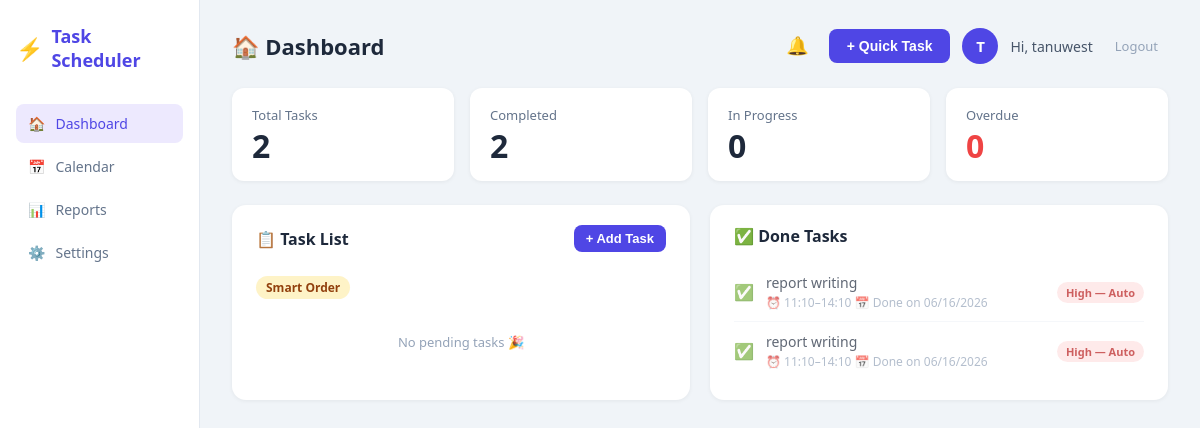
Page /dashboard (signed in) on the earlier database version.
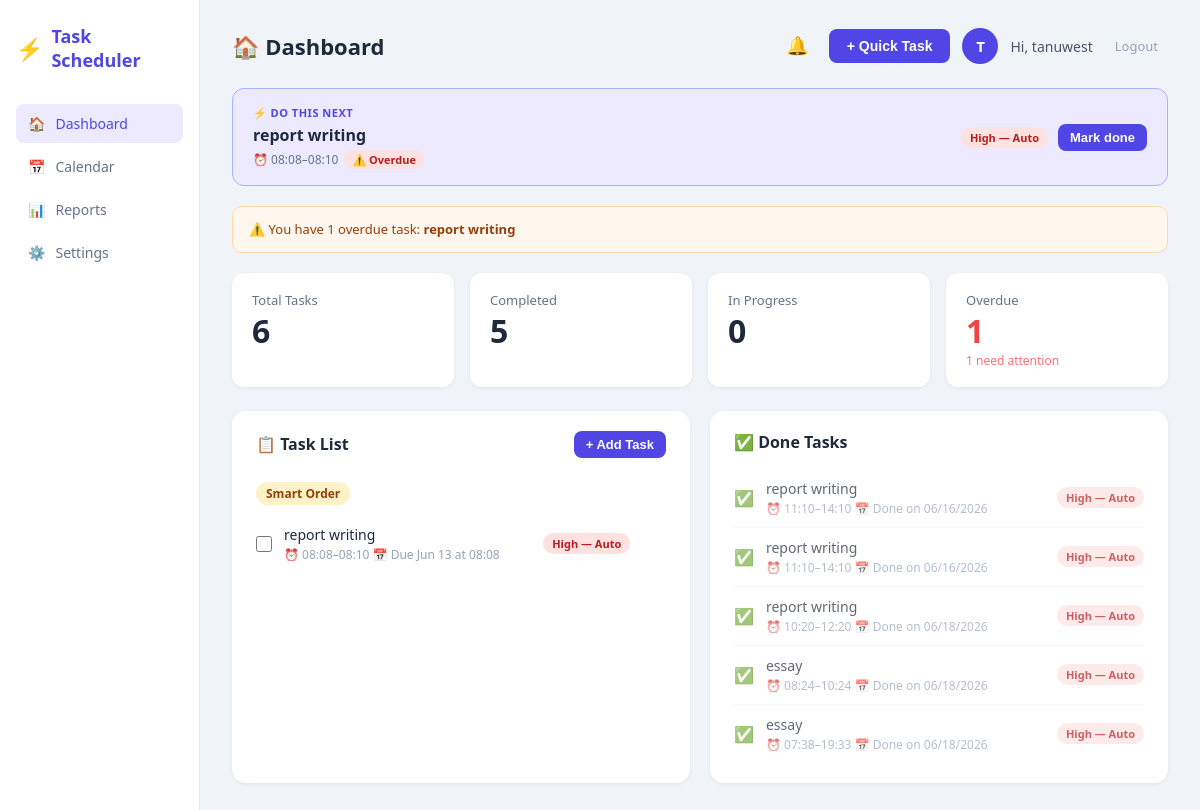
Same page on the later database version.
### models.py (models this page shows)
class User(UserMixin, db.Model):
    id = db.Column(db.Integer, primary_key=True)
    username = db.Column(db.String(80), unique=True, nullable=False)
    email = db.Column(db.String(120), unique=True, nullable=False)
    password = db.Column(db.String(200), nullable=False)
    tasks = db.relationship('Task', backref='user', lazy=True)

class Task(db.Model):
    id = db.Column(db.Integer, primary_key=True)
    title = db.Column(db.String(200), nullable=False)
    description = db.Column(db.Text, default='')
    priority = db.Column(db.String(10), default='Medium')
    status = db.Column(db.String(20), default='Pending')
    due_date = db.Column(db.DateTime, nullable=True)
    deadline_time = db.Column(db.String(10), default='')
    start_time = db.Column(db.String(10), default='')
    end_time = db.Column(db.String(10), default='')
    created_at = db.Column(db.DateTime, default=datetime.utcnow)
    completed_at = db.Column(db.DateTime, nullable=True)
    is_recurring = db.Column(db.Boolean, default=False)
    recur_type = db.Column(db.String(20), default='')
    user_id = db.Column(db.Integer, db.ForeignKey('user.id'), nullable=False)

### routes.py (the view)
@main.route('/')
@main.route('/dashboard')
@login_required
def dashboard():
    tasks = Task.query.filter_by(user_id=current_user.id).all()
    total = len(tasks)
    completed = len([t for t in tasks if t.status == 'Done'])
    in_progress = len([t for t in tasks if t.status == 'In Progress'])
    overdue_tasks = get_overdue_tasks(tasks)
    overdue = len(overdue_tasks)
    today_tasks = get_todays_tasks(tasks)
    done_tasks = [t for t in tasks if t.status == 'Done']
    next_task = get_next_task(tasks)
    workload = analyze_workload(tasks)
    smart_order = prioritize_tasks(tasks)
    return render_template('dashboard.html',
        tasks=tasks,
        smart_order=smart_order,
        today_tasks=today_tasks,
        done_tasks=done_tasks,
        next_task=next_task,
        workload=workload,
        overdue_tasks=overdue_tasks,
        total=total,
        completed=completed,
        in_progress=in_progress,
        overdue=overdue,
        now=datetime.utcnow()
    )

### app.py (called while the page is built)
@login_manager.user_loader
def load_user(user_id):
    return User.query.get(int(user_id))

### scheduler.py (called while the page is built)
def calculate_duration_minutes(start_time, end_time):
    try:
        sh, sm = map(int, start_time.split(':'))
        eh, em = map(int, end_time.split(':'))
        return (eh * 60 + em) - (sh * 60 + sm)
    except:
        return 60

def score(task):
    priority_weight = {'High': 30, 'Medium': 20, 'Low': 10}
    p = priority_weight.get(task.priority, 10)
    urgency = 0
    if task.due_date:
        hours_left = (task.due_date - datetime.utcnow()).total_seconds() / 3600
        if hours_left < 0:
            urgency = 50
        elif hours_left < 24:
            urgency = 40
        elif hours_left < 48:
            urgency = 30
        elif hours_left < 168:
            urgency = 15
        else:
            urgency = 5
    duration = calculate_duration_minutes(task.start_time, task.end_time)
    if duration <= 30:
        duration_bonus = 5
    elif duration <= 60:
        duration_bonus = 3
    else:
        duration_bonus = 0
    days_old = (datetime.utcnow() - task.created_at).days
    age_bonus = min(days_old, 10)
    return p + urgency + duration_bonus + age_bonus

def prioritize_tasks(tasks):
    pending = [t for t in tasks if t.status != 'Done']
    pending.sort(key=lambda t: (
        -score(t),
        t.due_date or datetime.max,
        calculate_duration_minutes(t.start_time, t.end_time),
        t.created_at
    ))
    return pending

def get_todays_tasks(tasks):
    today = datetime.utcnow().date()
    pending = [t for t in tasks if t.status != 'Done']
    return [t for t in pending if t.due_date and t.due_date.date() == today]

def get_overdue_tasks(tasks):
    now = datetime.utcnow()
    return [
        t for t in tasks
        if t.status != 'Done' and t.due_date and t.due_date < now
    ]

def get_next_task(tasks):
    prioritized = prioritize_tasks(tasks)
    return prioritized[0] if prioritized else None

### templates/dashboard.html (shortened to what this page needs)
{% extends "base.html" %}
{% block page_title %}🏠 Dashboard{% endblock %}
{% block content %}
{% if next_task %}
<div class="smart-banner">
  <div class="smart-banner-left">
    <span class="smart-label">⚡ Do this next</span>
    <span class="smart-title">{{ next_task.title }}</span>
    <span class="smart-meta">
      {% if next_task.start_time %}⏰ {{ next_task.start_time }}–{{ next_task.end_time }}  {% endif %}
      {% if next_task.due_date %}
        {% set hours_left = ((next_task.due_date - now).total_seconds() / 3600)|int %}
        {% if hours_left < 0 %}
          <span class="urgent-tag">⚠️ Overdue</span>
        {% elif hours_left < 24 %}
          <span class="urgent-tag">🔥 Due in {{ hours_left }}h</span>
        {% else %}
          📅 Due {{ next_task.due_date.strftime('%b %d') }}
        {% endif %}
      {% endif %}
    </span>
  </div>
  <div class="smart-banner-right">
    <span class="badge badge-{{ next_task.priority.lower() }}">{{ next_task.priority }} — Auto</span>
    <button class="btn-primary small" onclick="markDone({{ next_task.id }}, this)">Mark done</button>
  </div>
</div>
{% endif %}
{% if overdue_tasks %}
<div class="overdue-banner">
  ⚠️ You have {{ overdue_tasks|length }} overdue task{{ 's' if overdue_tasks|length > 1 else '' }}:
  {% for t in overdue_tasks[:3] %}
    <strong>{{ t.title }}</strong>{% if not loop.last %}, {% endif %}
  {% endfor %}
</div>
{% endif %}
<div class="stats-row">
  <div class="stat-card">
    <div class="stat-label">Total Tasks</div>
    <div class="stat-value">{{ total }}</div>
  </div>
  <div class="stat-card">
    <div class="stat-label">Completed</div>
    <div class="stat-value">{{ completed }}</div>
  </div>
  <div class="stat-card">
    <div class="stat-label">In Progress</div>
    <div class="stat-value">{{ in_progress }}</div>
  </div>
  <div class="stat-card">
    <div class="stat-label">Overdue</div>
    <div class="stat-value overdue">{{ overdue }}</div>
    {% if overdue > 0 %}
    <div class="stat-sub overdue">{{ overdue }} need attention</div>
    {% endif %}
  </div>
</div>
<div class="two-col">
  <div class="card">
    <div class="card-header">
      <h2>📋 Task List</h2>
      <button class="btn-primary small" onclick="openAddModal()">+ Add Task</button>
    </div>
    <div class="section-label">Smart Order</div>
    {% for task in smart_order %}
      {% if task not in today_tasks %}
      <div class="task-item" id="task-{{ task.id }}">
        <input type="checkbox" onchange="markDone({{ task.id }}, this)"/>
        <div class="task-info">
          <div class="task-title">{{ task.title }}</div>
          <div class="task-meta">
            {% if task.start_time %}⏰ {{ task.start_time }}–{{ task.end_time }}  {% endif %}
           {% if task.due_date %}
            📅 Due {{ task.due_date.strftime('%b %d') }}
            {% if task.deadline_time %} at {{ task.deadline_time }}{% endif %}
          {% endif %}
          </div>
        </div>
        <span class="badge badge-{{ task.priority.lower() }}">{{ task.priority }} — Auto</span>
      </div>
      {% endif %}
    {% else %}
    <p class="empty-state">No pending tasks 🎉</p>
    {% endfor %}
  </div>
  <div class="card">
    <div class="card-header">
      <h2>✅ Done Tasks</h2>
    </div>
    {% for task in done_tasks[:6] %}
    <div class="task-item done">
      <span class="done-check">✅</span>
      <div class="task-info">
        <div class="task-title">{{ task.title }}</div>
        <div class="task-meta">
          {% if task.start_time %}⏰ {{ task.start_time }}–{{ task.end_time }}  {% endif %}
          {% if task.completed_at %}📅 Done on {{ task.completed_at.strftime('%m/%d/%Y') }}{% endif %}
        </div>
      </div>
      <span class="badge badge-{{ task.priority.lower() }}">{{ task.priority }} — Auto</span>
    </div>
    {% else %}
    <p class="empty-state">No completed tasks yet</p>
    {% endfor %}
  </div>
</div>
{% endblock %}

### templates/base.html (shortened to what this page needs)
<!DOCTYPE html>
<html lang="en">
<head>
  <link rel="stylesheet" href="{{ url_for('static', filename='style.css') }}"/>
</head>
<body>
  <div class="app-wrapper">
    <aside class="sidebar">
      <div class="logo">
        <span class="logo-icon">⚡</span>
        <span class="logo-text">Task Scheduler</span>
      </div>
      <nav>
        <a href="{{ url_for('main.dashboard') }}" class="nav-link {% if request.endpoint == 'main.dashboard' %}active{% endif %}">
          <span>🏠</span> Dashboard
        </a>
        <a href="{{ url_for('main.calendar') }}" class="nav-link {% if request.endpoint == 'main.calendar' %}active{% endif %}">
          <span>📅</span> Calendar
        </a>
        <a href="{{ url_for('main.reports') }}" class="nav-link {% if request.endpoint == 'main.reports' %}active{% endif %}">
          <span>📊</span> Reports
        </a>
        <a href="{{ url_for('main.settings') }}" class="nav-link {% if request.endpoint == 'main.settings' %}active{% endif %}">
  <span>⚙️</span> Settings
</a>
      </nav>
    </aside>
    <main class="main-content">
      <div class="topbar">
        <h1 class="page-title">{% block page_title %}Dashboard{% endblock %}</h1>
        <div class="topbar-right">
          <div class="notif-wrapper">
            <button class="btn-icon notif-bell" onclick="toggleNotifPanel()" id="notif-btn">
              🔔
            </button>
          </div>
          {% if request.endpoint == 'main.dashboard' %}
          <button class="btn-primary" onclick="openAddModal()">+ Quick Task</button>
          {% endif %}
          <div class="user-avatar">{{ current_user.username[0].upper() }}</div>
          <span class="username">Hi, {{ current_user.username }}</span>
          <a href="{{ url_for('auth.logout') }}" class="btn-logout">Logout</a>
        </div>
      </div>
      {% block content %}{% endblock %}
    </main>
  </div>
</body>
</html>

Differences in the rows shown:
added Task: title "report writing", start_time "08:08", end_time "08:10", priority "High", due_date "Jun 13", deadline_time "08:08"
added Task: title "report writing", start_time "10:20", end_time "12:20", completed_at "06/18/2026", priority "High", shown under "✅ Done Tasks"
added Task: title "essay", start_time "08:24", end_time "10:24", completed_at "06/18/2026", priority "High", shown under "✅ Done Tasks"
added Task: title "essay", start_time "07:38", end_time "19:33", completed_at "06/18/2026", priority "High", shown under "✅ Done Tasks"
Other differences:
{{ overdue_tasks|length }}: (not shown) → "1"
{{ total }}: "2" → "6"
{{ completed }}: "2" → "5"
{{ overdue }}: "0" → "1"
{{ overdue }}: (not shown) → "1"
text no longer shown: "No pending tasks 🎉"
text now shown: "⚡ DO THIS NEXT ⏰ – ⚠️ Overdue — Auto Mark done ⚠️ You have overdue task : need attention"
